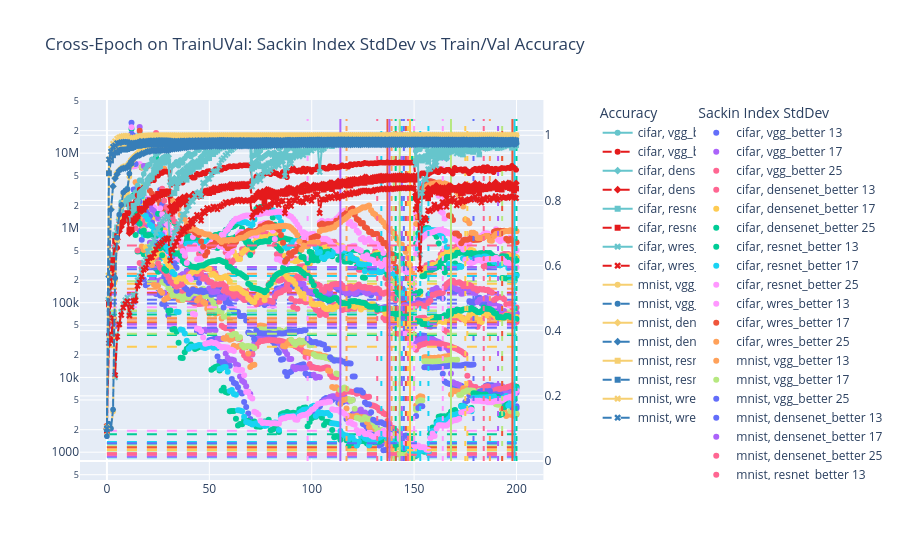

Notebook code for this chart:
### Code cell
epoch_trainUval = epoch_data_better[(epoch_data_better['split'] == 'trainUval')]
epoch_trainUval = epoch_trainUval.sort_values(by='epoch')

fig = make_subplots(specs=[[{"secondary_y": True}]], )

train_acc_trainUval = px.line(epoch_trainUval, x='epoch', y='train_acc', color="dataset", color_discrete_sequence=color_seq_train, symbol="model")
val_acc_trainUval = px.line(epoch_trainUval, x='epoch', y='val_acc', color="dataset", color_discrete_sequence=color_seq_val, symbol="model", line_dash_sequence=['dash'])

traces = tuple(train_acc_trainUval.data)

for i, trace in enumerate(traces):
	# get dataset, model out of the trace
	dataset, model = str(trace['name']).split(", ")
    
	all_epochs = epoch_trainUval[(epoch_trainUval['dataset'] == dataset) & (epoch_trainUval['model'] == model)].copy()

	for size in window_sizes:     
		col_name = f"sackin_index_std_w{size}"
		all_epochs[col_name] = all_epochs["sackin_index"].rolling(size).std()
  
		group = f"{trace["name"]} {size}"
		sackin_scatter_trainUval = go.Scatter(x=all_epochs['epoch'], y=all_epochs[col_name], mode='markers', name=group, legend="legend2", legendgroup=group)

		fig.add_trace(
			sackin_scatter_trainUval,
			secondary_y=False
		)
  
		epoch_span = (all_epochs['epoch'].min(), all_epochs['epoch'].max())
		lowest_5_variances = all_epochs.nsmallest(10, col_name)[col_name].to_numpy()
		for j, e in enumerate(lowest_5_variances[[0, -1]]):
			xline = go.Scatter(x=epoch_span, y=[e, e], mode="lines", line=dict(dash=f"10px 10px"), legend="legend2", legendgroup=group, showlegend=False)
			fig.add_trace(xline, secondary_y=False)

 
	fig.update_yaxes(type="log", secondary_y=False)

	fig.add_trace(
		train_acc_trainUval.data[i],
		secondary_y=True,
	)
 
	fig.add_trace(
		val_acc_trainUval.data[i],
		secondary_y=True,
	)
 
	top_5_epochs = all_epochs.sort_values(by='val_acc', ascending=False).iloc[:5]['epoch'].to_numpy()

	for i, e in enumerate(top_5_epochs):
		fig.add_trace(go.Scatter(x=[e, e], y=[0, 1.05], mode="lines", line=dict(color=trace['marker']['color'], dash=f"5px {i*5}px"), legendgroup=trace['name'], showlegend=False), secondary_y=True)

# set title
fig.update_layout(
	title_text="Cross-Epoch on TrainUVal: Sackin Index StdDev vs Train/Val Accuracy",
	legend = dict(title="Accuracy", tracegroupgap=0, x=1.05, y=1),
	legend2 = dict(title="Sackin Index StdDev", tracegroupgap=0, x=1.25, y=1),
)
fig.show()

### Figure 1 — Plotly figure (JSON) as saved in the notebook; plotly's stock layout.template omitted (floating-point values rounded to 4 significant figures; data arrays with more than 128 entries replaced by an {"elided": "..."} marker saying what was removed)
{"data": [{"legend": "legend2", "legendgroup": "cifar, vgg_better 13", "mode": "markers", "name": "cifar, vgg_better 13", "type": "scatter", "x": {"elided": "201 int values"}, "xaxis": "x", "y": {"elided": "201 float values"}, "yaxis": "y"}, {"legend": "legend2", "legendgroup": "cifar, vgg_better 13", "line": {"dash": "10px 10px"}, "mode": "lines", "showlegend": false, "type": "scatter", "x": [0, 200], "xaxis": "x", "y": [958.7, 958.7], "yaxis": "y"}, {"legend": "legend2", "legendgroup": "cifar, vgg_better 13", "line": {"dash": "10px 10px"}, "mode": "lines", "showlegend": false, "type": "scatter", "x": [0, 200], "xaxis": "x", "y": [1304.0, 1304.0], "yaxis": "y"}, {"legend": "legend2", "legendgroup": "cifar, vgg_better 17", "mode": "markers", "name": "cifar, vgg_better 17", "type": "scatter", "x": {"elided": "201 int values"}, "xaxis": "x", "y": {"elided": "201 float values"}, "yaxis": "y"}, {"legend": "legend2", "legendgroup": "cifar, vgg_better 17", "line": {"dash": "10px 10px"}, "mode": "lines", "showlegend": false, "type": "scatter", "x": [0, 200], "xaxis": "x", "y": [1155.0, 1155.0], "yaxis": "y"}, {"legend": "legend2", "legendgroup": "cifar, vgg_better 17", "line": {"dash": "10px 10px"}, "mode": "lines", "showlegend": false, "type": "scatter", "x": [0, 200], "xaxis": "x", "y": [1373.0, 1373.0], "yaxis": "y"}, {"legend": "legend2", "legendgroup": "cifar, vgg_better 25", "mode": "markers", "name": "cifar, vgg_better 25", "type": "scatter", "x": {"elided": "201 int values"}, "xaxis": "x", "y": {"elided": "201 float values"}, "yaxis": "y"}, {"legend": "legend2", "legendgroup": "cifar, vgg_better 25", "line": {"dash": "10px 10px"}, "mode": "lines", "showlegend": false, "type": "scatter", "x": [0, 200], "xaxis": "x", "y": [1199.0, 1199.0], "yaxis": "y"}, {"legend": "legend2", "legendgroup": "cifar, vgg_better 25", "line": {"dash": "10px 10px"}, "mode": "lines", "showlegend": false, "type": "scatter", "x": [0, 200], "xaxis": "x", "y": [1934.0, 1934.0], "yaxis": "y"}, {"hovertemplate": "dataset=cifar<br>model=vgg_better<br>epoch=%{x}<br>train_acc=%{y}<extra></extra>", "legendgroup": "cifar, vgg_better", "line": {"color": "rgb(102, 197, 204)", "dash": "solid"}, "marker": {"symbol": "circle"}, "mode": "lines+markers", "name": "cifar, vgg_better", "showlegend": true, "type": "scattergl", "x": {"elided": "201 int values"}, "xaxis": "x", "y": {"elided": "201 float values"}, "yaxis": "y2"}, {"hovertemplate": "dataset=cifar<br>model=vgg_better<br>epoch=%{x}<br>val_acc=%{y}<extra></extra>", "legendgroup": "cifar, vgg_better", "line": {"color": "rgb(228,26,28)", "dash": "dash"}, "marker": {"symbol": "circle"}, "mode": "lines+markers", "name": "cifar, vgg_better", "showlegend": true, "type": "scattergl", "x": {"elided": "201 int values"}, "xaxis": "x", "y": {"elided": "201 float values"}, "yaxis": "y2"}, {"legendgroup": "cifar, vgg_better", "line": {"dash": "5px 0px"}, "mode": "lines", "showlegend": false, "type": "scatter", "x": [137, 137], "xaxis": "x", "y": [0, 1.05], "yaxis": "y2"}, {"legendgroup": "cifar, vgg_better", "line": {"dash": "5px 5px"}, "mode": "lines", "showlegend": false, "type": "scatter", "x": [141, 141], "xaxis": "x", "y": [0, 1.05], "yaxis": "y2"}, {"legendgroup": "cifar, vgg_better", "line": {"dash": "5px 10px"}, "mode": "lines", "showlegend": false, "type": "scatter", "x": [143, 143], "xaxis": "x", "y": [0, 1.05], "yaxis": "y2"}, {"legendgroup": "cifar, vgg_better", "line": {"dash": "5px 15px"}, "mode": "lines", "showlegend": false, "type": "scatter", "x": [150, 150], "xaxis": "x", "y": [0, 1.05], "yaxis": "y2"}, {"legendgroup": "cifar, vgg_better", "line": {"dash": "5px 20px"}, "mode": "lines", "showlegend": false, "type": "scatter", "x": [134, 134], "xaxis": "x", "y": [0, 1.05], "yaxis": "y2"}, {"legend": "legend2", "legendgroup": "cifar, densenet_better 13", "mode": "markers", "name": "cifar, densenet_better 13", "type": "scatter", "x": {"elided": "201 int values"}, "xaxis": "x", "y": {"elided": "201 float values"}, "yaxis": "y"}, {"legend": "legend2", "legendgroup": "cifar, densenet_better 13", "line": {"dash": "10px 10px"}, "mode": "lines", "showlegend": false, "type": "scatter", "x": [0, 200], "xaxis": "x", "y": [78730.0, 78730.0], "yaxis": "y"}, {"legend": "legend2", "legendgroup": "cifar, densenet_better 13", "line": {"dash": "10px 10px"}, "mode": "lines", "showlegend": false, "type": "scatter", "x": [0, 200], "xaxis": "x", "y": [138500.0, 138500.0], "yaxis": "y"}, {"legend": "legend2", "legendgroup": "cifar, densenet_better 17", "mode": "markers", "name": "cifar, densenet_better 17", "type": "scatter", "x": {"elided": "201 int values"}, "xaxis": "x", "y": {"elided": "201 float values"}, "yaxis": "y"}, {"legend": "legend2", "legendgroup": "cifar, densenet_better 17", "line": {"dash": "10px 10px"}, "mode": "lines", "showlegend": false, "type": "scatter", "x": [0, 200], "xaxis": "x", "y": [97390.0, 97390.0], "yaxis": "y"}, {"legend": "legend2", "legendgroup": "cifar, densenet_better 17", "line": {"dash": "10px 10px"}, "mode": "lines", "showlegend": false, "type": "scatter", "x": [0, 200], "xaxis": "x", "y": [134800.0, 134800.0], "yaxis": "y"}, {"legend": "legend2", "legendgroup": "cifar, densenet_better 25", "mode": "markers", "name": "cifar, densenet_better 25", "type": "scatter", "x": {"elided": "201 int values"}, "xaxis": "x", "y": {"elided": "201 float values"}, "yaxis": "y"}, {"legend": "legend2", "legendgroup": "cifar, densenet_better 25", "line": {"dash": "10px 10px"}, "mode": "lines", "showlegend": false, "type": "scatter", "x": [0, 200], "xaxis": "x", "y": [128900.0, 128900.0], "yaxis": "y"}, {"legend": "legend2", "legendgroup": "cifar, densenet_better 25", "line": {"dash": "10px 10px"}, "mode": "lines", "showlegend": false, "type": "scatter", "x": [0, 200], "xaxis": "x", "y": [244500.0, 244500.0], "yaxis": "y"}, {"hovertemplate": "dataset=cifar<br>model=densenet_better<br>epoch=%{x}<br>train_acc=%{y}<extra></extra>", "legendgroup": "cifar, densenet_better", "line": {"color": "rgb(102, 197, 204)", "dash": "solid"}, "marker": {"symbol": "diamond"}, "mode": "lines+markers", "name": "cifar, densenet_better", "showlegend": true, "type": "scattergl", "x": {"elided": "201 int values"}, "xaxis": "x", "y": {"elided": "201 float values"}, "yaxis": "y2"}, {"hovertemplate": "dataset=cifar<br>model=densenet_better<br>epoch=%{x}<br>val_acc=%{y}<extra></extra>", "legendgroup": "cifar, densenet_better", "line": {"color": "rgb(228,26,28)", "dash": "dash"}, "marker": {"symbol": "diamond"}, "mode": "lines+markers", "name": "cifar, densenet_better", "showlegend": true, "type": "scattergl", "x": {"elided": "201 int values"}, "xaxis": "x", "y": {"elided": "201 float values"}, "yaxis": "y2"}, {"legendgroup": "cifar, densenet_better", "line": {"dash": "5px 0px"}, "mode": "lines", "showlegend": false, "type": "scatter", "x": [143, 143], "xaxis": "x", "y": [0, 1.05], "yaxis": "y2"}, {"legendgroup": "cifar, densenet_better", "line": {"dash": "5px 5px"}, "mode": "lines", "showlegend": false, "type": "scatter", "x": [150, 150], "xaxis": "x", "y": [0, 1.05], "yaxis": "y2"}, {"legendgroup": "cifar, densenet_better", "line": {"dash": "5px 10px"}, "mode": "lines", "showlegend": false, "type": "scatter", "x": [147, 147], "xaxis": "x", "y": [0, 1.05], "yaxis": "y2"}, {"legendgroup": "cifar, densenet_better", "line": {"dash": "5px 15px"}, "mode": "lines", "showlegend": false, "type": "scatter", "x": [144, 144], "xaxis": "x", "y": [0, 1.05], "yaxis": "y2"}, {"legendgroup": "cifar, densenet_better", "line": {"dash": "5px 20px"}, "mode": "lines", "showlegend": false, "type": "scatter", "x": [141, 141], "xaxis": "x", "y": [0, 1.05], "yaxis": "y2"}, {"legend": "legend2", "legendgroup": "cifar, resnet_better 13", "mode": "markers", "name": "cifar, resnet_better 13", "type": "scatter", "x": {"elided": "201 int values"}, "xaxis": "x", "y": {"elided": "201 float values"}, "yaxis": "y"}, {"legend": "legend2", "legendgroup": "cifar, resnet_better 13", "line": {"dash": "10px 10px"}, "mode": "lines", "showlegend": false, "type": "scatter", "x": [0, 200], "xaxis": "x", "y": [76650.0, 76650.0], "yaxis": "y"}, {"legend": "legend2", "legendgroup": "cifar, resnet_better 13", "line": {"dash": "10px 10px"}, "mode": "lines", "showlegend": false, "type": "scatter", "x": [0, 200], "xaxis": "x", "y": [153300.0, 153300.0], "yaxis": "y"}, {"legend": "legend2", "legendgroup": "cifar, resnet_better 17", "mode": "markers", "name": "cifar, resnet_better 17", "type": "scatter", "x": {"elided": "201 int values"}, "xaxis": "x", "y": {"elided": "201 float values"}, "yaxis": "y"}, {"legend": "legend2", "legendgroup": "cifar, resnet_better 17", "line": {"dash": "10px 10px"}, "mode": "lines", "showlegend": false, "type": "scatter", "x": [0, 200], "xaxis": "x", "y": [77610.0, 77610.0], "yaxis": "y"}, {"legend": "legend2", "legendgroup": "cifar, resnet_better 17", "line": {"dash": "10px 10px"}, "mode": "lines", "showlegend": false, "type": "scatter", "x": [0, 200], "xaxis": "x", "y": [192800.0, 192800.0], "yaxis": "y"}, {"legend": "legend2", "legendgroup": "cifar, resnet_better 25", "mode": "markers", "name": "cifar, resnet_better 25", "type": "scatter", "x": {"elided": "201 int values"}, "xaxis": "x", "y": {"elided": "201 float values"}, "yaxis": "y"}, {"legend": "legend2", "legendgroup": "cifar, resnet_better 25", "line": {"dash": "10px 10px"}, "mode": "lines", "showlegend": false, "type": "scatter", "x": [0, 200], "xaxis": "x", "y": [179000.0, 179000.0], "yaxis": "y"}, {"legend": "legend2", "legendgroup": "cifar, resnet_better 25", "line": {"dash": "10px 10px"}, "mode": "lines", "showlegend": false, "type": "scatter", "x": [0, 200], "xaxis": "x", "y": [280100.0, 280100.0], "yaxis": "y"}, {"hovertemplate": "dataset=cifar<br>model=resnet_better<br>epoch=%{x}<br>train_acc=%{y}<extra></extra>", "legendgroup": "cifar, resnet_better", "line": {"color": "rgb(102, 197, 204)", "dash": "solid"}, "marker": {"symbol": "square"}, "mode": "lines+markers", "name": "cifar, resnet_better", "showlegend": true, "type": "scattergl", "x": {"elided": "201 int values"}, "xaxis": "x", "y": {"elided": "201 float values"}, "yaxis": "y2"}, {"hovertemplate": "dataset=cifar<br>model=resnet_better<br>epoch=%{x}<br>val_acc=%{y}<extra></extra>", "legendgroup": "cifar, resnet_better", "line": {"color": "rgb(228,26,28)", "dash": "dash"}, "marker": {"symbol": "square"}, "mode": "lines+markers", "name": "cifar, resnet_better", "showlegend": true, "type": "scattergl", "x": {"elided": "201 int values"}, "xaxis": "x", "y": {"elided": "201 float values"}, "yaxis": "y2"}, {"legendgroup": "cifar, resnet_better", "line": {"dash": "5px 0px"}, "mode": "lines", "showlegend": false, "type": "scatter", "x": [138, 138], "xaxis": "x", "y": [0, 1.05], "yaxis": "y2"}, {"legendgroup": "cifar, resnet_better", "line": {"dash": "5px 5px"}, "mode": "lines", "showlegend": false, "type": "scatter", "x": [139, 139], "xaxis": "x", "y": [0, 1.05], "yaxis": "y2"}, {"legendgroup": "cifar, resnet_better", "line": {"dash": "5px 10px"}, "mode": "lines", "showlegend": false, "type": "scatter", "x": [144, 144], "xaxis": "x", "y": [0, 1.05], "yaxis": "y2"}, {"legendgroup": "cifar, resnet_better", "line": {"dash": "5px 15px"}, "mode": "lines", "showlegend": false, "type": "scatter", "x": [147, 147], "xaxis": "x", "y": [0, 1.05], "yaxis": "y2"}, {"legendgroup": "cifar, resnet_better", "line": {"dash": "5px 20px"}, "mode": "lines", "showlegend": false, "type": "scatter", "x": [150, 150], "xaxis": "x", "y": [0, 1.05], "yaxis": "y2"}, {"legend": "legend2", "legendgroup": "cifar, wres_better 13", "mode": "markers", "name": "cifar, wres_better 13", "type": "scatter", "x": {"elided": "201 int values"}, "xaxis": "x", "y": {"elided": "201 float values"}, "yaxis": "y"}, {"legend": "legend2", "legendgroup": "cifar, wres_better 13", "line": {"dash": "10px 10px"}, "mode": "lines", "showlegend": false, "type": "scatter", "x": [0, 200], "xaxis": "x", "y": [25730.0, 25730.0], "yaxis": "y"}, {"legend": "legend2", "legendgroup": "cifar, wres_better 13", "line": {"dash": "10px 10px"}, "mode": "lines", "showlegend": false, "type": "scatter", "x": [0, 200], "xaxis": "x", "y": [109700.0, 109700.0], "yaxis": "y"}, {"legend": "legend2", "legendgroup": "cifar, wres_better 17", "mode": "markers", "name": "cifar, wres_better 17", "type": "scatter", "x": {"elided": "201 int values"}, "xaxis": "x", "y": {"elided": "201 float values"}, "yaxis": "y"}, {"legend": "legend2", "legendgroup": "cifar, wres_better 17", "line": {"dash": "10px 10px"}, "mode": "lines", "showlegend": false, "type": "scatter", "x": [0, 200], "xaxis": "x", "y": [36880.0, 36880.0], "yaxis": "y"}, {"legend": "legend2", "legendgroup": "cifar, wres_better 17", "line": {"dash": "10px 10px"}, "mode": "lines", "showlegend": false, "type": "scatter", "x": [0, 200], "xaxis": "x", "y": [300700.0, 300700.0], "yaxis": "y"}, {"legend": "legend2", "legendgroup": "cifar, wres_better 25", "mode": "markers", "name": "cifar, wres_better 25", "type": "scatter", "x": {"elided": "201 int values"}, "xaxis": "x", "y": {"elided": "201 float values"}, "yaxis": "y"}, {"legend": "legend2", "legendgroup": "cifar, wres_better 25", "line": {"dash": "10px 10px"}, "mode": "lines", "showlegend": false, "type": "scatter", "x": [0, 200], "xaxis": "x", "y": [226800.0, 226800.0], "yaxis": "y"}, {"legend": "legend2", "legendgroup": "cifar, wres_better 25", "line": {"dash": "10px 10px"}, "mode": "lines", "showlegend": false, "type": "scatter", "x": [0, 200], "xaxis": "x", "y": [580300.0, 580300.0], "yaxis": "y"}, {"hovertemplate": "dataset=cifar<br>model=wres_better<br>epoch=%{x}<br>train_acc=%{y}<extra></extra>", "legendgroup": "cifar, wres_better", "line": {"color": "rgb(102, 197, 204)", "dash": "solid"}, "marker": {"symbol": "x"}, "mode": "lines+markers", "name": "cifar, wres_better", "showlegend": true, "type": "scattergl", "x": {"elided": "201 int values"}, "xaxis": "x", "y": {"elided": "201 float values"}, "yaxis": "y2"}, {"hovertemplate": "dataset=cifar<br>model=wres_better<br>epoch=%{x}<br>val_acc=%{y}<extra></extra>", "legendgroup": "cifar, wres_better", "line": {"color": "rgb(228,26,28)", "dash": "dash"}, "marker": {"symbol": "x"}, "mode": "lines+markers", "name": "cifar, wres_better", "showlegend": true, "type": "scattergl", "x": {"elided": "201 int values"}, "xaxis": "x", "y": {"elided": "201 float values"}, "yaxis": "y2"}, {"legendgroup": "cifar, wres_better", "line": {"dash": "5px 0px"}, "mode": "lines", "showlegend": false, "type": "scatter", "x": [148, 148], "xaxis": "x", "y": [0, 1.05], "yaxis": "y2"}, {"legendgroup": "cifar, wres_better", "line": {"dash": "5px 5px"}, "mode": "lines", "showlegend": false, "type": "scatter", "x": [145, 145], "xaxis": "x", "y": [0, 1.05], "yaxis": "y2"}, {"legendgroup": "cifar, wres_better", "line": {"dash": "5px 10px"}, "mode": "lines", "showlegend": false, "type": "scatter", "x": [146, 146], "xaxis": "x", "y": [0, 1.05], "yaxis": "y2"}, {"legendgroup": "cifar, wres_better", "line": {"dash": "5px 15px"}, "mode": "lines", "showlegend": false, "type": "scatter", "x": [149, 149], "xaxis": "x", "y": [0, 1.05], "yaxis": "y2"}, {"legendgroup": "cifar, wres_better", "line": {"dash": "5px 20px"}, "mode": "lines", "showlegend": false, "type": "scatter", "x": [144, 144], "xaxis": "x", "y": [0, 1.05], "yaxis": "y2"}, {"legend": "legend2", "legendgroup": "mnist, vgg_better 13", "mode": "markers", "name": "mnist, vgg_better 13", "type": "scatter", "x": {"elided": "201 int values"}, "xaxis": "x", "y": {"elided": "201 float values"}, "yaxis": "y"}, {"legend": "legend2", "legendgroup": "mnist, vgg_better 13", "line": {"dash": "10px 10px"}, "mode": "lines", "showlegend": false, "type": "scatter", "x": [0, 200], "xaxis": "x", "y": [856.2, 856.2], "yaxis": "y"}, {"legend": "legend2", "legendgroup": "mnist, vgg_better 13", "line": {"dash": "10px 10px"}, "mode": "lines", "showlegend": false, "type": "scatter", "x": [0, 200], "xaxis": "x", "y": [968.0, 968.0], "yaxis": "y"}, {"legend": "legend2", "legendgroup": "mnist, vgg_better 17", "mode": "markers", "name": "mnist, vgg_better 17", "type": "scatter", "x": {"elided": "201 int values"}, "xaxis": "x", "y": {"elided": "201 float values"}, "yaxis": "y"}, {"legend": "legend2", "legendgroup": "mnist, vgg_better 17", "line": {"dash": "10px 10px"}, "mode": "lines", "showlegend": false, "type": "scatter", "x": [0, 200], "xaxis": "x", "y": [881.5, 881.5], "yaxis": "y"}, {"legend": "legend2", "legendgroup": "mnist, vgg_better 17", "line": {"dash": "10px 10px"}, "mode": "lines", "showlegend": false, "type": "scatter", "x": [0, 200], "xaxis": "x", "y": [1167.0, 1167.0], "yaxis": "y"}, {"legend": "legend2", "legendgroup": "mnist, vgg_better 25", "mode": "markers", "name": "mnist, vgg_better 25", "type": "scatter", "x": {"elided": "201 int values"}, "xaxis": "x", "y": {"elided": "201 float values"}, "yaxis": "y"}, {"legend": "legend2", "legendgroup": "mnist, vgg_better 25", "line": {"dash": "10px 10px"}, "mode": "lines", "showlegend": false, "type": "scatter", "x": [0, 200], "xaxis": "x", "y": [1161.0, 1161.0], "yaxis": "y"}, {"legend": "legend2", "legendgroup": "mnist, vgg_better 25", "line": {"dash": "10px 10px"}, "mode": "lines", "showlegend": false, "type": "scatter", "x": [0, 200], "xaxis": "x", "y": [1735.0, 1735.0], "yaxis": "y"}, {"hovertemplate": "dataset=mnist<br>model=vgg_better<br>epoch=%{x}<br>train_acc=%{y}<extra></extra>", "legendgroup": "mnist, vgg_better", "line": {"color": "rgb(246, 207, 113)", "dash": "solid"}, "marker": {"symbol": "circle"}, "mode": "lines+markers", "name": "mnist, vgg_better", "showlegend": true, "type": "scattergl", "x": {"elided": "201 int values"}, "xaxis": "x", "y": {"elided": "201 float values"}, "yaxis": "y2"}, {"hovertemplate": "dataset=mnist<br>model=vgg_better<br>epoch=%{x}<br>val_acc=%{y}<extra></extra>", "legendgroup": "mnist, vgg_better", "line": {"color": "rgb(55,126,184)", "dash": "dash"}, "marker": {"symbol": "circle"}, "mode": "lines+markers", "name": "mnist, vgg_better", "showlegend": true, "type": "scattergl", "x": {"elided": "201 int values"}, "xaxis": "x", "y": {"elided": "201 float values"}, "yaxis": "y2"}, {"legendgroup": "mnist, vgg_better", "line": {"dash": "5px 0px"}, "mode": "lines", "showlegend": false, "type": "scatter", "x": [199, 199], "xaxis": "x", "y": [0, 1.05], "yaxis": "y2"}, {"legendgroup": "mnist, vgg_better", "line": {"dash": "5px 5px"}, "mode": "lines", "showlegend": false, "type": "scatter", "x": [184, 184], "xaxis": "x", "y": [0, 1.05], "yaxis": "y2"}, {"legendgroup": "mnist, vgg_better", "line": {"dash": "5px 10px"}, "mode": "lines", "showlegend": false, "type": "scatter", "x": [193, 193], "xaxis": "x", "y": [0, 1.05], "yaxis": "y2"}, {"legendgroup": "mnist, vgg_better", "line": {"dash": "5px 15px"}, "mode": "lines", "showlegend": false, "type": "scatter", "x": [98, 98], "xaxis": "x", "y": [0, 1.05], "yaxis": "y2"}, {"legendgroup": "mnist, vgg_better", "line": {"dash": "5px 20px"}, "mode": "lines", "showlegend": false, "type": "scatter", "x": [176, 176], "xaxis": "x", "y": [0, 1.05], "yaxis": "y2"}, {"legend": "legend2", "legendgroup": "mnist, densenet_better 13", "mode": "markers", "name": "mnist, densenet_better 13", "type": "scatter", "x": {"elided": "201 int values"}, "xaxis": "x", "y": {"elided": "201 float values"}, "yaxis": "y"}, {"legend": "legend2", "legendgroup": "mnist, densenet_better 13", "line": {"dash": "10px 10px"}, "mode": "lines", "showlegend": false, "type": "scatter", "x": [0, 200], "xaxis": "x", "y": [61260.0, 61260.0], "yaxis": "y"}, {"legend": "legend2", "legendgroup": "mnist, densenet_better 13", "line": {"dash": "10px 10px"}, "mode": "lines", "showlegend": false, "type": "scatter", "x": [0, 200], "xaxis": "x", "y": [69450.0, 69450.0], "yaxis": "y"}, {"legend": "legend2", "legendgroup": "mnist, densenet_better 17", "mode": "markers", "name": "mnist, densenet_better 17", "type": "scatter", "x": {"elided": "201 int values"}, "xaxis": "x", "y": {"elided": "201 float values"}, "yaxis": "y"}, {"legend": "legend2", "legendgroup": "mnist, densenet_better 17", "line": {"dash": "10px 10px"}, "mode": "lines", "showlegend": false, "type": "scatter", "x": [0, 200], "xaxis": "x", "y": [62930.0, 62930.0], "yaxis": "y"}, {"legend": "legend2", "legendgroup": "mnist, densenet_better 17", "line": {"dash": "10px 10px"}, "mode": "lines", "showlegend": false, "type": "scatter", "x": [0, 200], "xaxis": "x", "y": [76530.0, 76530.0], "yaxis": "y"}, {"legend": "legend2", "legendgroup": "mnist, densenet_better 25", "mode": "markers", "name": "mnist, densenet_better 25", "type": "scatter", "x": {"elided": "201 int values"}, "xaxis": "x", "y": {"elided": "201 float values"}, "yaxis": "y"}, {"legend": "legend2", "legendgroup": "mnist, densenet_better 25", "line": {"dash": "10px 10px"}, "mode": "lines", "showlegend": false, "type": "scatter", "x": [0, 200], "xaxis": "x", "y": [77520.0, 77520.0], "yaxis": "y"}, {"legend": "legend2", "legendgroup": "mnist, densenet_better 25", "line": {"dash": "10px 10px"}, "mode": "lines", "showlegend": false, "type": "scatter", "x": [0, 200], "xaxis": "x", "y": [86730.0, 86730.0], "yaxis": "y"}, {"hovertemplate": "dataset=mnist<br>model=densenet_better<br>epoch=%{x}<br>train_acc=%{y}<extra></extra>", "legendgroup": "mnist, densenet_better", "line": {"color": "rgb(246, 207, 113)", "dash": "solid"}, "marker": {"symbol": "diamond"}, "mode": "lines+markers", "name": "mnist, densenet_better", "showlegend": true, "type": "scattergl", "x": {"elided": "201 int values"}, "xaxis": "x", "y": {"elided": "201 float values"}, "yaxis": "y2"}, {"hovertemplate": "dataset=mnist<br>model=densenet_better<br>epoch=%{x}<br>val_acc=%{y}<extra></extra>", "legendgroup": "mnist, densenet_better", "line": {"color": "rgb(55,126,184)", "dash": "dash"}, "marker": {"symbol": "diamond"}, "mode": "lines+markers", "name": "mnist, densenet_better", "showlegend": true, "type": "scattergl", "x": {"elided": "201 int values"}, "xaxis": "x", "y": {"elided": "201 float values"}, "yaxis": "y2"}, {"legendgroup": "mnist, densenet_better", "line": {"dash": "5px 0px"}, "mode": "lines", "showlegend": false, "type": "scatter", "x": [198, 198], "xaxis": "x", "y": [0, 1.05], "yaxis": "y2"}, {"legendgroup": "mnist, densenet_better", "line": {"dash": "5px 5px"}, "mode": "lines", "showlegend": false, "type": "scatter", "x": [200, 200], "xaxis": "x", "y": [0, 1.05], "yaxis": "y2"}, {"legendgroup": "mnist, densenet_better", "line": {"dash": "5px 10px"}, "mode": "lines", "showlegend": false, "type": "scatter", "x": [191, 191], "xaxis": "x", "y": [0, 1.05], "yaxis": "y2"}, {"legendgroup": "mnist, densenet_better", "line": {"dash": "5px 15px"}, "mode": "lines", "showlegend": false, "type": "scatter", "x": [187, 187], "xaxis": "x", "y": [0, 1.05], "yaxis": "y2"}, {"legendgroup": "mnist, densenet_better", "line": {"dash": "5px 20px"}, "mode": "lines", "showlegend": false, "type": "scatter", "x": [153, 153], "xaxis": "x", "y": [0, 1.05], "yaxis": "y2"}, {"legend": "legend2", "legendgroup": "mnist, resnet_better 13", "mode": "markers", "name": "mnist, resnet_better 13", "type": "scatter", "x": {"elided": "201 int values"}, "xaxis": "x", "y": {"elided": "201 float values"}, "yaxis": "y"}, {"legend": "legend2", "legendgroup": "mnist, resnet_better 13", "line": {"dash": "10px 10px"}, "mode": "lines", "showlegend": false, "type": "scatter", "x": [0, 200], "xaxis": "x", "y": [38430.0, 38430.0], "yaxis": "y"}, {"legend": "legend2", "legendgroup": "mnist, resnet_better 13", "line": {"dash": "10px 10px"}, "mode": "lines", "showlegend": false, "type": "scatter", "x": [0, 200], "xaxis": "x", "y": [49250.0, 49250.0], "yaxis": "y"}, {"legend": "legend2", "legendgroup": "mnist, resnet_better 17", "mode": "markers", "name": "mnist, resnet_better 17", "type": "scatter", "x": {"elided": "201 int values"}, "xaxis": "x", "y": {"elided": "201 float values"}, "yaxis": "y"}, {"legend": "legend2", "legendgroup": "mnist, resnet_better 17", "line": {"dash": "10px 10px"}, "mode": "lines", "showlegend": false, "type": "scatter", "x": [0, 200], "xaxis": "x", "y": [46050.0, 46050.0], "yaxis": "y"}, {"legend": "legend2", "legendgroup": "mnist, resnet_better 17", "line": {"dash": "10px 10px"}, "mode": "lines", "showlegend": false, "type": "scatter", "x": [0, 200], "xaxis": "x", "y": [54100.0, 54100.0], "yaxis": "y"}, {"legend": "legend2", "legendgroup": "mnist, resnet_better 25", "mode": "markers", "name": "mnist, resnet_better 25", "type": "scatter", "x": {"elided": "201 int values"}, "xaxis": "x", "y": {"elided": "201 float values"}, "yaxis": "y"}, {"legend": "legend2", "legendgroup": "mnist, resnet_better 25", "line": {"dash": "10px 10px"}, "mode": "lines", "showlegend": false, "type": "scatter", "x": [0, 200], "xaxis": "x", "y": [51510.0, 51510.0], "yaxis": "y"}, {"legend": "legend2", "legendgroup": "mnist, resnet_better 25", "line": {"dash": "10px 10px"}, "mode": "lines", "showlegend": false, "type": "scatter", "x": [0, 200], "xaxis": "x", "y": [56660.0, 56660.0], "yaxis": "y"}, {"hovertemplate": "dataset=mnist<br>model=resnet_better<br>epoch=%{x}<br>train_acc=%{y}<extra></extra>", "legendgroup": "mnist, resnet_better", "line": {"color": "rgb(246, 207, 113)", "dash": "solid"}, "marker": {"symbol": "square"}, "mode": "lines+markers", "name": "mnist, resnet_better", "showlegend": true, "type": "scattergl", "x": {"elided": "201 int values"}, "xaxis": "x", "y": {"elided": "201 float values"}, "yaxis": "y2"}, {"hovertemplate": "dataset=mnist<br>model=resnet_better<br>epoch=%{x}<br>val_acc=%{y}<extra></extra>", "legendgroup": "mnist, resnet_better", "line": {"color": "rgb(55,126,184)", "dash": "dash"}, "marker": {"symbol": "square"}, "mode": "lines+markers", "name": "mnist, resnet_better", "showlegend": true, "type": "scattergl", "x": {"elided": "201 int values"}, "xaxis": "x", "y": {"elided": "201 float values"}, "yaxis": "y2"}, {"legendgroup": "mnist, resnet_better", "line": {"dash": "5px 0px"}, "mode": "lines", "showlegend": false, "type": "scatter", "x": [168, 168], "xaxis": "x", "y": [0, 1.05], "yaxis": "y2"}, {"legendgroup": "mnist, resnet_better", "line": {"dash": "5px 5px"}, "mode": "lines", "showlegend": false, "type": "scatter", "x": [164, 164], "xaxis": "x", "y": [0, 1.05], "yaxis": "y2"}, {"legendgroup": "mnist, resnet_better", "line": {"dash": "5px 10px"}, "mode": "lines", "showlegend": false, "type": "scatter", "x": [175, 175], "xaxis": "x", "y": [0, 1.05], "yaxis": "y2"}, {"legendgroup": "mnist, resnet_better", "line": {"dash": "5px 15px"}, "mode": "lines", "showlegend": false, "type": "scatter", "x": [179, 179], "xaxis": "x", "y": [0, 1.05], "yaxis": "y2"}, {"legendgroup": "mnist, resnet_better", "line": {"dash": "5px 20px"}, "mode": "lines", "showlegend": false, "type": "scatter", "x": [193, 193], "xaxis": "x", "y": [0, 1.05], "yaxis": "y2"}, {"legend": "legend2", "legendgroup": "mnist, wres_better 13", "mode": "markers", "name": "mnist, wres_better 13", "type": "scatter", "x": {"elided": "201 int values"}, "xaxis": "x", "y": {"elided": "201 float values"}, "yaxis": "y"}, {"legend": "legend2", "legendgroup": "mnist, wres_better 13", "line": {"dash": "10px 10px"}, "mode": "lines", "showlegend": false, "type": "scatter", "x": [0, 200], "xaxis": "x", "y": [873.7, 873.7], "yaxis": "y"}, {"legend": "legend2", "legendgroup": "mnist, wres_better 13", "line": {"dash": "10px 10px"}, "mode": "lines", "showlegend": false, "type": "scatter", "x": [0, 200], "xaxis": "x", "y": [1089.0, 1089.0], "yaxis": "y"}, {"legend": "legend2", "legendgroup": "mnist, wres_better 17", "mode": "markers", "name": "mnist, wres_better 17", "type": "scatter", "x": {"elided": "201 int values"}, "xaxis": "x", "y": {"elided": "201 float values"}, "yaxis": "y"}, {"legend": "legend2", "legendgroup": "mnist, wres_better 17", "line": {"dash": "10px 10px"}, "mode": "lines", "showlegend": false, "type": "scatter", "x": [0, 200], "xaxis": "x", "y": [923.4, 923.4], "yaxis": "y"}, {"legend": "legend2", "legendgroup": "mnist, wres_better 17", "line": {"dash": "10px 10px"}, "mode": "lines", "showlegend": false, "type": "scatter", "x": [0, 200], "xaxis": "x", "y": [1052.0, 1052.0], "yaxis": "y"}, {"legend": "legend2", "legendgroup": "mnist, wres_better 25", "mode": "markers", "name": "mnist, wres_better 25", "type": "scatter", "x": {"elided": "201 int values"}, "xaxis": "x", "y": {"elided": "201 float values"}, "yaxis": "y"}, {"legend": "legend2", "legendgroup": "mnist, wres_better 25", "line": {"dash": "10px 10px"}, "mode": "lines", "showlegend": false, "type": "scatter", "x": [0, 200], "xaxis": "x", "y": [1067.0, 1067.0], "yaxis": "y"}, {"legend": "legend2", "legendgroup": "mnist, wres_better 25", "line": {"dash": "10px 10px"}, "mode": "lines", "showlegend": false, "type": "scatter", "x": [0, 200], "xaxis": "x", "y": [1320.0, 1320.0], "yaxis": "y"}, {"hovertemplate": "dataset=mnist<br>model=wres_better<br>epoch=%{x}<br>train_acc=%{y}<extra></extra>", "legendgroup": "mnist, wres_better", "line": {"color": "rgb(246, 207, 113)", "dash": "solid"}, "marker": {"symbol": "x"}, "mode": "lines+markers", "name": "mnist, wres_better", "showlegend": true, "type": "scattergl", "x": {"elided": "201 int values"}, "xaxis": "x", "y": {"elided": "201 float values"}, "yaxis": "y2"}, {"hovertemplate": "dataset=mnist<br>model=wres_better<br>epoch=%{x}<br>val_acc=%{y}<extra></extra>", "legendgroup": "mnist, wres_better", "line": {"color": "rgb(55,126,184)", "dash": "dash"}, "marker": {"symbol": "x"}, "mode": "lines+markers", "name": "mnist, wres_better", "showlegend": true, "type": "scattergl", "x": {"elided": "201 int values"}, "xaxis": "x", "y": {"elided": "201 float values"}, "yaxis": "y2"}, {"legendgroup": "mnist, wres_better", "line": {"dash": "5px 0px"}, "mode": "lines", "showlegend": false, "type": "scatter", "x": [114, 114], "xaxis": "x", "y": [0, 1.05], "yaxis": "y2"}, {"legendgroup": "mnist, wres_better", "line": {"dash": "5px 5px"}, "mode": "lines", "showlegend": false, "type": "scatter", "x": [117, 117], "xaxis": "x", "y": [0, 1.05], "yaxis": "y2"}, {"legendgroup": "mnist, wres_better", "line": {"dash": "5px 10px"}, "mode": "lines", "showlegend": false, "type": "scatter", "x": [157, 157], "xaxis": "x", "y": [0, 1.05], "yaxis": "y2"}, {"legendgroup": "mnist, wres_better", "line": {"dash": "5px 15px"}, "mode": "lines", "showlegend": false, "type": "scatter", "x": [132, 132], "xaxis": "x", "y": [0, 1.05], "yaxis": "y2"}, {"legendgroup": "mnist, wres_better", "line": {"dash": "5px 20px"}, "mode": "lines", "showlegend": false, "type": "scatter", "x": [140, 140], "xaxis": "x", "y": [0, 1.05], "yaxis": "y2"}], "layout": {"legend": {"title": {"text": "Accuracy"}, "tracegroupgap": 0, "x": 1.05, "y": 1}, "legend2": {"title": {"text": "Sackin Index StdDev"}, "tracegroupgap": 0, "x": 1.25, "y": 1}, "title": {"text": "Cross-Epoch on TrainUVal: Sackin Index StdDev vs Train/Val Accuracy"}, "xaxis": {"anchor": "y", "domain": [0, 0.94]}, "yaxis": {"anchor": "x", "domain": [0, 1], "type": "log"}, "yaxis2": {"anchor": "x", "overlaying": "y", "side": "right"}}}
